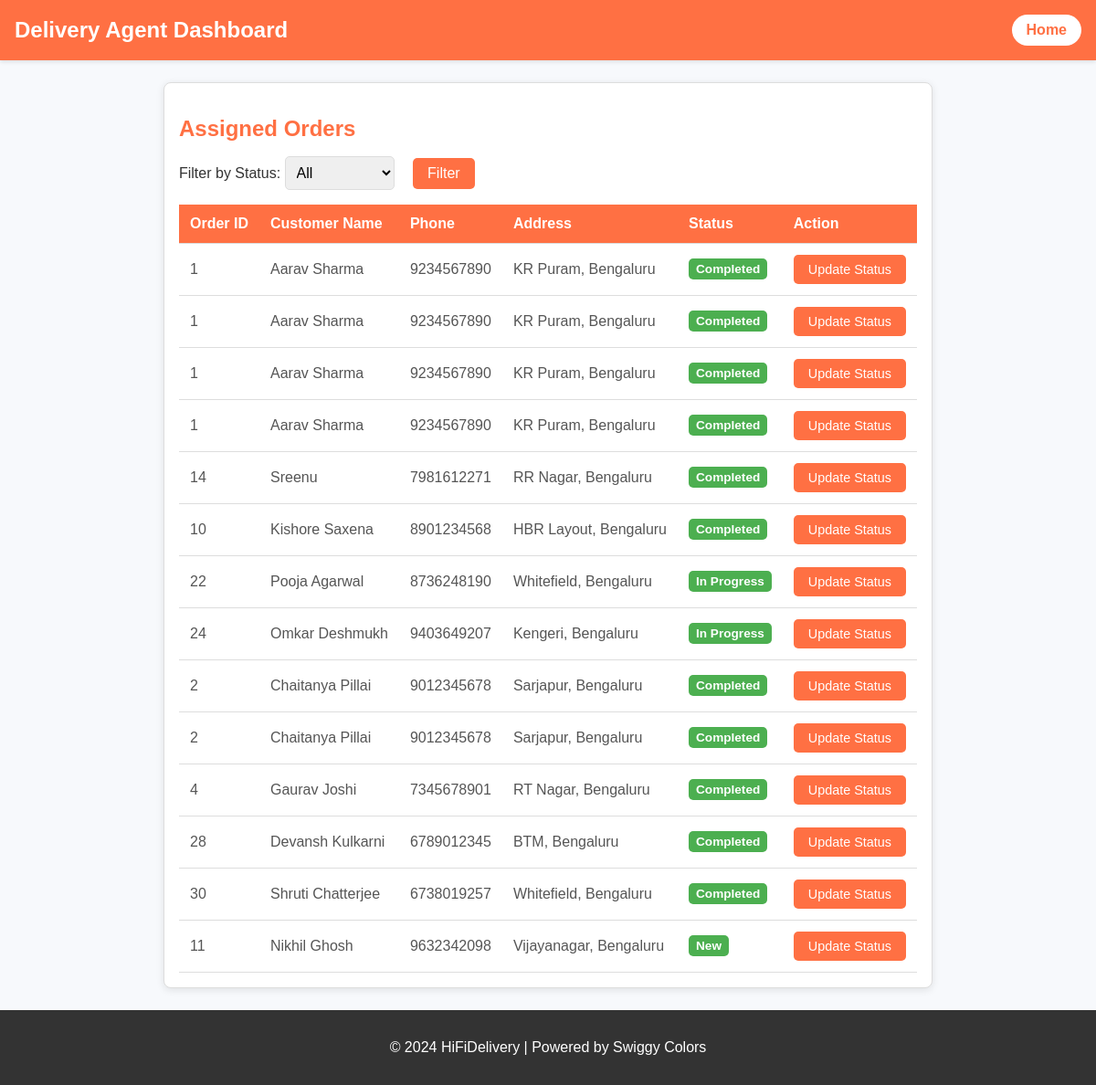
/status_of_order (signed in), run on an earlier commit of the app's database.
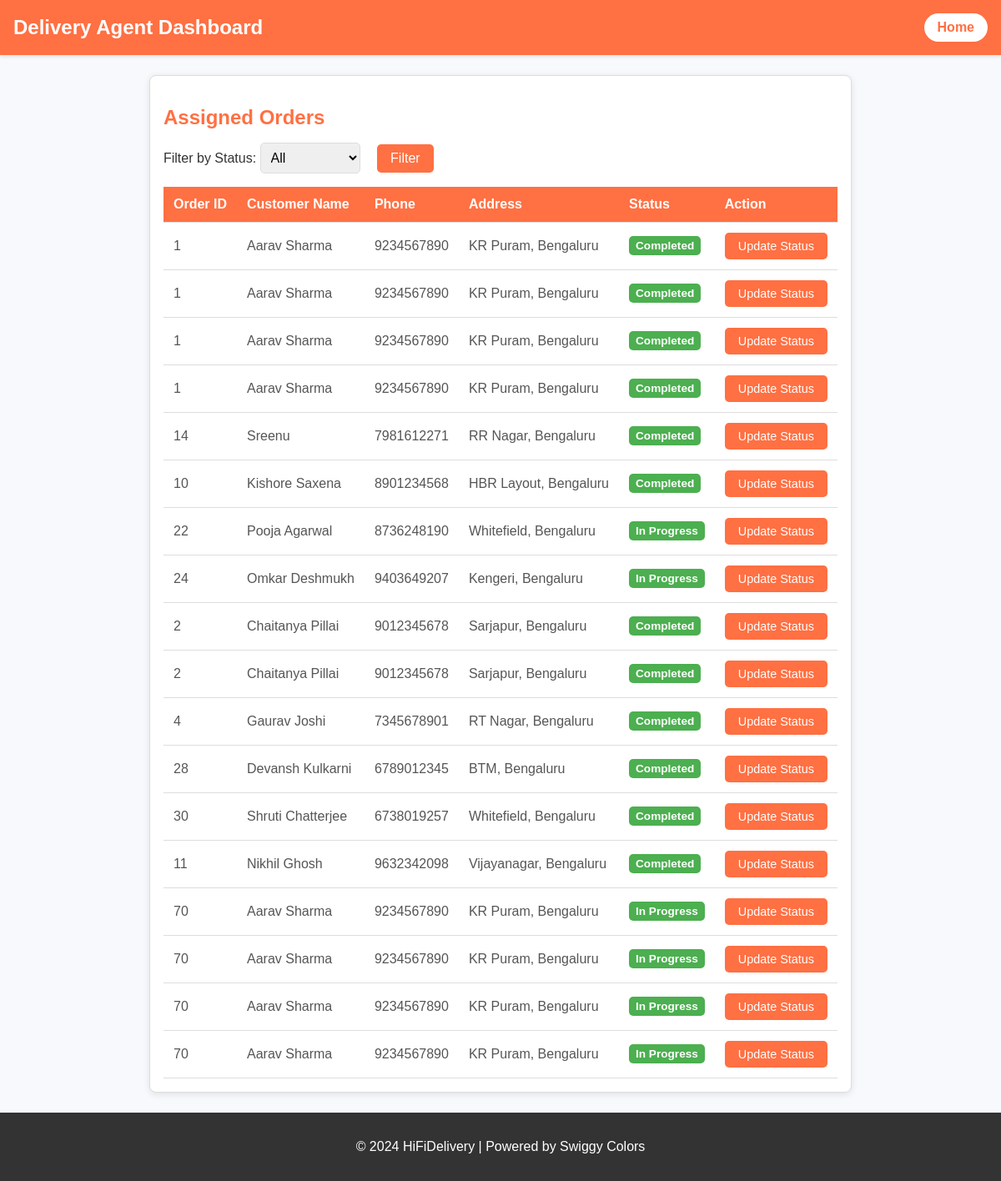
And on a later commit of the database.
### tables this page shows
CREATE TABLE "assignedOrders" (
	"id"	INTEGER,
	"orderId"	INTEGER NOT NULL,
	"customerName"	TEXT NOT NULL,
	"deliveryAgentId"	INTEGER NOT NULL,
	"status"	TEXT NOT NULL CHECK("status" IN ('New', 'In Progress', 'Completed')),
	"action"	TEXT NOT NULL,
	"TIMESTAMP"	DATETIME,
	PRIMARY KEY("id" AUTOINCREMENT),
	FOREIGN KEY("customerName") REFERENCES "users"("username"),
	FOREIGN KEY("deliveryAgentId") REFERENCES "Delivery_Agent"("id"),
	FOREIGN KEY("orderId") REFERENCES "orders"("id") ON DELETE CASCADE
);

CREATE TABLE "Orders_Analysis" (
	"orderId"	INTEGER,
	"customerName"	TEXT NOT NULL,
	"productName"	TEXT NOT NULL,
	"orderDate"	TEXT NOT NULL
);

CREATE TABLE "users" (
	"id"	INTEGER,
	"username"	TEXT NOT NULL UNIQUE,
	"email"	TEXT NOT NULL UNIQUE,
	"password"	TEXT NOT NULL,
	"role"	TEXT NOT NULL,
	"location"	TEXT,
	"contact"	TEXT,
	"approved"	INTEGER NOT NULL DEFAULT 0,
	PRIMARY KEY("id" AUTOINCREMENT)
);

### mergedapp.py (the view)
@app.route('/status_of_order', methods=['GET'])
def status():
    delivery_agent_id = session['user_id']
    status_filter = request.args.get('status')  # Get the 'status' parameter from the request
    orders = get_orders_by_status(delivery_agent_id,status_filter)  # Fetch orders from the database
    if not orders:
        flash("No orders found for the given status.", "info")  # Display a flash message for no results
        orders = []  # Pass an empty list to avoid rendering issues
    return render_template('deliverystatus.html', orders=orders)

### templates/deliverystatus.html (shortened to what this page needs)
<!DOCTYPE html>
<html lang="en">
<head>
</head>
<body>
  <header>
    <h1>Delivery Agent Dashboard</h1>
    <a href="{{ url_for('delivery') }}" class="home-btn">Home</a>
  </header>
  <main>
    <section class="orders">
      <h2>Assigned Orders</h2>
      <div class="filter-container">
        <form method="get" action="{{ url_for('status')}}">
          <label for="status">Filter by Status:</label>
          <select name="status" id="status">
            <option value="" {% if not request.args.get('status') %}selected{% endif %}>All</option>
          </select>
          <button type="submit">Filter</button>
        </form>
      </div>
      <table>
        <thead>
          <tr>
            <th>Order ID</th>
            <th>Customer Name</th>
            <th>Phone</th>
            <th>Address</th>
            <th>Status</th>
            <th>Action</th>
          </tr>
        </thead>
        <tbody>
          {% if orders %}
            {% for order in orders %}
              <tr>
                <td data-order-id="{{ order[0] }}">{{ order[0] }}</td>
                <td>{{ order[1] }}</td>
                <td>{{ order[2] }}</td>
                <td>{{ order[3] }}</td>
                <td>
                  <span class="status-badge {% if order[4] == 'Pending' %}status-pending{% elif order[4] == 'Picked Up' %}status-picked-up{% else %}status-delivered{% endif %}">
                    {{ order[4] }}
                  </span>
                </td>
                <td>
                  <button onclick="updateStatus({{ order[0] | tojson }})">Update Status</button>
                </td>
              </tr>
            {% endfor %}
          {% else %}
            <tr><td colspan="6">No orders to display.</td></tr>
          {% endif %}
        </tbody>
      </table>
    </section>
  </main>
  <footer>
    <p>© 2024 HiFiDelivery | Powered by Swiggy Colors</p>
  </footer>
</body>
</html>

What changed in the data, as far as the page shows it:
changed assignedOrders "Nikhil Ghosh": status "New" → "Completed"
added assignedOrders: orderId "70", customerName "Aarav Sharma", contact "9234567890", location "KR Puram, Bengaluru", status "In Progress"
